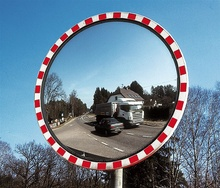
%> input picture test16.jpg, 220 x 188 px, shrunk from 701 x 600 before the run
$ octave main.m   (GNU Octave 9; MATLAB toolbox functions it lacks are replaced by stand-ins)
%> lines starting %> are read from the running program, lines starting %| are printed output that depends on the picture; in (x1, y1, x2, y2) boxes, pixels count from 0 and x2, y2 are one past the last pixel; in counts of white or black regions, pixels touching at a corner belong together; the program's own positions count from 1
close all;
clear all;

image = imread('test16.jpg');
%> image is the input picture: size 188x220x3 uint8; mean R, G, B 107.5, 130.1, 149
%imshow(image)
%% Poszczegolne skladowe


R = image(:,:,1);
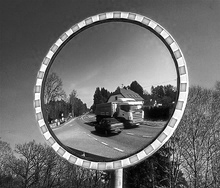
%> R: size 188x220 uint8; min 0, max 255, mean 107.5
G = image(:,:,2);
B = image(:,:,3);
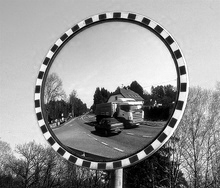
%> B: size 188x220 uint8; min 0, max 255, mean 149
%figure('Name','Poszczegolne Skladowe')
subplot(1,3,1)
%imshow(R)
title('R')

subplot(1,3,2)
%imshow(G)
title('G')
subplot(1,3,3)
%imshow(B)
title('B')


%% Zmiana kolorystyki obrazu, i jego zniekszta쿬enie

imageHSV = rgb2hsv(image);
%> imageHSV: size 188x220x3 double; mean H, S, V 0.465, 0.365, 0.619

imageH = imageHSV(:,:,1);
imageS = imageHSV(:,:,2);
imageV = imageHSV(:,:,3);

%figure('Name','Obraz Kolorowy HSV');
%imshow(imageHSV)

%% Poszczegolne skladowe
%figure('Name','Poszczegolne Skladowe')
subplot(1,3,1)
%imshow(imageH)
title('H')

subplot(1,3,2)
%imshow(imageS)
title('S')
subplot(1,3,3)
%imshow(imageV)
title('V')
%% Sharpening

imageH = imsharpen(imageH);
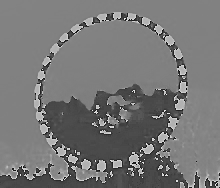
%> imageH: size 188x220 double; min -0.563, max 1.66, mean 0.465; drawn with min black and max white
imageS = imsharpen(imageS);
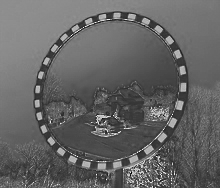
%> imageS: size 188x220 double; min -0.429, max 1.58, mean 0.365; drawn with min black and max white
imageV = imsharpen(imageV);
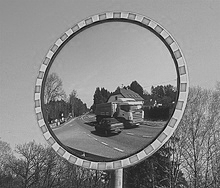
%> imageV: size 188x220 double; min -0.221, max 1.36, mean 0.619; drawn with min black and max white


%figure('Name','Poszczegolne Skladowe - sharpened')
subplot(1,3,1)
%imshow(imageH)
title('H')

subplot(1,3,2)
%imshow(imageS)
title('S')
subplot(1,3,3)
%imshow(imageV)
title('V')


%% Histogramy
%figure('Name','Histogramy')
subplot(1,3,1)
imhist(imageH,256);
imageHQ = imageH;

imageSQ =imageS;
subplot(1,3,2)
imhist(imageS,256);

imageVQ = imageV;
subplot(1,3,3)
imhist(imageV,256);

%figure()
subplot(1,2,1);
%imshow(image)


%% Binaryzacja
subplot(1,2,2);
imbin=(imageSQ>0.6&R>90&G<100&B<100);%(imageHQ>0.90)&(imageSQ>0.90);
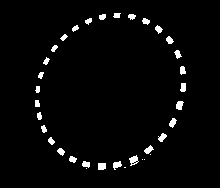
%> imbin: size 188x220 logical; 2.9% white; 35 white regions (5 under 20 px), largest, box (x1, y1, x2, y2) and area: (129, 155, 139, 166) 61, (176, 101, 184, 110) 54, (98, 163, 106, 170) 54
s=size(imbin);
%> s = [188 220]

%imshow(imbin)
% title(["saturation > " num2str(0.3+i/5)]);


%figure()
subplot(2,3,1);
%imshow(imbin)
title("Original binary image");

%% erozja i dylatacja
imbin=imerode(imbin,[0 1 0; 1 1 1; 0 1 0]);
%> imbin: size 188x220 logical; 1.4% white; 30 white regions (15 under 20 px), largest, box (x1, y1, x2, y2) and area: (177, 102, 183, 109) 30, (99, 164, 105, 169) 29, (145, 146, 152, 153) 28
imbin=imdilate(imbin,[0 1 0; 1 1 1; 0 1 0]);
%> imbin: size 188x220 logical; 2.7% white; 30 white regions, largest, box (x1, y1, x2, y2) and area: (176, 101, 184, 110) 52, (98, 163, 106, 170) 50, (113, 161, 122, 169) 48
subplot(2,3,2);
%imshow(imbin);
title("Morphologically processed 1");

%% erozja i dylatacja
imbin=imerode(imbin,[1 1 1; 1 1 1; 1 1 1]);
%> imbin: size 188x220 logical; 0.88% white in thin lines or dots, all inside (x1, y1, x2, y2) = (36, 14, 185, 169)
imbin=imdilate(imbin,[1 1 1; 1 1 1; 1 1 1]);
%> imbin: size 188x220 logical; 2.4% white; 30 white regions, largest, box (x1, y1, x2, y2) and area: (176, 101, 183, 110) 51, (98, 163, 106, 170) 50, (145, 146, 153, 154) 44
subplot(2,3,3);
%imshow(imbin);
title("Morphologically processed 2");


%% erozja i dylatacja
imbin=imerode(imbin,[0 1 1 0; 1 1 1 1; 1 1 1 1;0 1 1 0]);
%> imbin: size 188x220 logical; 0.62% white in thin lines or dots, all inside (x1, y1, x2, y2) = (36, 14, 184, 168)
imbin=imdilate(imbin,[0 1 1 0; 1 1 1 1; 1 1 1 1;0 1 1 0]);
%> imbin: size 188x220 logical; 2.3% white; 30 white regions (1 under 20 px), largest, box (x1, y1, x2, y2) and area: (176, 101, 183, 110) 50, (98, 163, 106, 170) 50, (145, 146, 153, 154) 44
subplot(2,3,4);
%imshow(imbin);
title("Morphologically processed 3");
%% erozja i dylatacja
imbin=imerode(imbin,[0 1 0; 1 1 1; 0 1 0]);
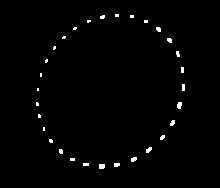
%> imbin: size 188x220 logical; 1.2% white; 30 white regions (21 under 20 px), largest, box (x1, y1, x2, y2) and area: (177, 102, 182, 109) 29, (99, 164, 105, 169) 29, (146, 147, 152, 153) 25
imbin=imdilate(imbin,[0 1 0; 1 1 1; 0 1 0]);
subplot(2,3,5);
figure()
imshow(imbin);
title("Morphologically processed 4");


%% Circle finder Find circles using circular Hough transform


%figure('Name','Initial')
%imshow(imbin)
Rmin = floor(min(s)/6);
%> Rmin = 31
Rmax = floor(min(s)/2);
%> Rmax = 94


[centers, rad] = imfindcircles(imbin,[Rmin Rmax],'Sensitivity',0.98);
%> centers = [113.4 98.92]; rad = 73.74

%viscircles(centers, rad,'Color','b');


for o=1:1


%% GENETIC ALGORITHM
%% Initialization

L=1000;
r=0.4;

noise_power=1;
best=0.3;
generation=zeros(3,L);
noise = wgn(3,int32(r*L),noise_power);
% radius_scale=1.2
cross_tres=best+0.3;
mut_tres=0.6;
points_density=0.1;
s2=size(centers);
%> s2 = [1 2]
% figure()
% imshow(imbin)
for j=1:s2(1)

    generation(1,floor(r*L/s2(1)*(j-1)+1))=centers(j,1);%!!!!!!!!!!!!!!!!!!!
    generation(2,floor(r*L/s2(1)*(j-1)+1))=centers(j,2);%!!!!!!!!!!!!!!!!!!!!
    generation(3,floor(r*L/s2(1)*(j-1)+1))=min([rad(j),abs(generation(1,1)-s(2)),abs(generation(2,1)-s(1)),generation(1,1),generation(2,1)]);
%     viscircles(generation(1:2,floor(r*L/s2(1)*(j-1)+1))', generation(3,floor(r*L/s2(1)*(j-1)+1)),'Color','r');
    for i=floor(r*L/s2(1)*(j-1)+1)+1:r*L/s2(1)*j

        generation(1,i)=centers(j,1);%!!!!!!!!!!!!!!!!!!!
        generation(2,i)=centers(j,2);%!!!!!!!!!!!!!!!!!!!!
        generation(3,i)=rand()*min([abs(generation(1,i)-s(2)),abs(generation(2,i)-s(1)),generation(1,i),generation(2,i)]);

        %     disp([s(1),s(2),generation(1,i),generation(2,i),generation(1,i)-s(2)/2,generation(2,i)-s(1)/2,min([abs(generation(1,i)-s(2)/2),abs(generation(2,i)-s(1)/2)])]);

%         viscircles(generation(1:2,i)', generation(3,i),'Color','r');
    end
end
%> this loop made 1 pass
%> after the loop, generation = 1000 columns, first 8: [113.4 113.4 113.4 113.4 113.4 113.4 113.4 113.4; 98.92 98.92 98.92 98.92 98.92 98.92 98.92 98.92; 73.74 75.22 67.52 37.47 23.06 45.55 36.07 69.82]

for i=int32(r*L:L)
    generation(3,i)=rand()*min(s)/2;
    generation(1,i)=generation(3,i)+rand()*(s(2)-2*generation(3,i));
    generation(2,i)=generation(3,i)+rand()*(s(1)-2*generation(3,i));


    %viscircles(generation(1:2,i)', generation(3,i),'Color','r');
end
%
%%%%%%%%%%%%%%%%%%%%%%%%%5
%%%%%%%%%%%%%%%%%%%%%%%%%%%
%%%%%%%%%%%%%%%%%%%%%%%%%%
%> (the run ends here)
